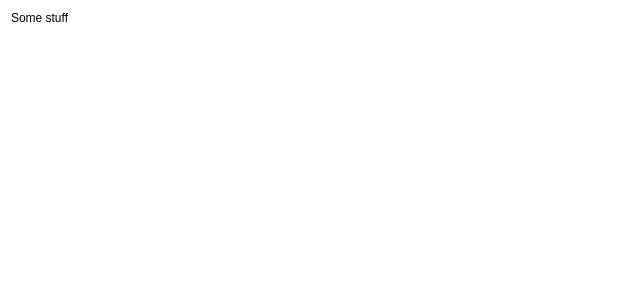
<?xml version="1.0" encoding="UTF-8"?>
<ui version="4.0">
 <class>Console</class>
 <widget class="QWidget" name="Console">
  <property name="geometry">
   <rect>
    <x>0</x>
    <y>0</y>
    <width>640</width>
    <height>308</height>
   </rect>
  </property>
  <property name="windowTitle">
   <string>Form</string>
  </property>
  <property name="autoFillBackground">
   <bool>false</bool>
  </property>
  <property name="styleSheet">
   <string notr="true">#Console {
	background: white;
}</string>
  </property>
  <layout class="QGridLayout" name="gridLayout">
   <item row="1" column="0">
    <layout class="QHBoxLayout" name="horizontalLayout">
     <item>
      <widget class="QLabel" name="ConsoleOutput">
       <property name="text">
        <string>Some stuff</string>
       </property>
       <property name="wordWrap">
        <bool>true</bool>
       </property>
      </widget>
     </item>
    </layout>
   </item>
   <item row="2" column="0">
    <spacer name="verticalSpacer">
     <property name="orientation">
      <enum>Qt::Vertical</enum>
     </property>
     <property name="sizeHint" stdset="0">
      <size>
       <width>20</width>
       <height>40</height>
      </size>
     </property>
    </spacer>
   </item>
  </layout>
 </widget>
 <resources/>
 <connections/>
</ui>
